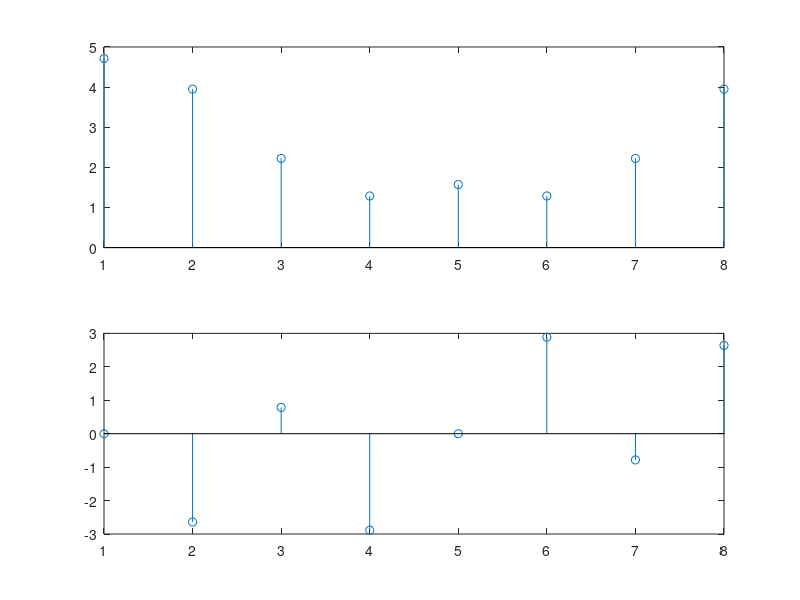

Reproduce this figure in MATLAB.
%Q1 to calculate DTFS we calculate FFT/N 
X1 = [0,0,1,2,3,0,0,0]
N1 = 8
x_fft1 = fft(X1,N1)/N1
figure(1);
subplot(211)
stem(abs(x_fft1*2*pi ))
subplot(212)
stem(angle(x_fft1 ))

%Q2 Inverse DFT
X2 = zeros([1,256])
X2(0+1) = 640
X2(16+1) = 256*exp(j*pi/4)
X2(240+1) = 256*exp(-j*pi/4)
x2 = ifft(X2)
%x2(0+1:5+1);

% ii) small omega = k * 2pi/N
%     big omega = k * 2pi/N * Fs 

% iii) use synthesis equation, form the close form of x[n], which is
% x[n] = 2.5+cos(2pi1/16n t+pi/3)
% hence x(t) = 2.5 + cos(1000pi t + pi/3) given Fs = 8k

 %x3 = [1,2,3,4] h[n] = [1,1]
 %N3 = 3  %and 5 6 7
 %x3 = ifft(fft([2,3,4,5],N3).*fft([1,1],N3))

% minimum is 5

% results are wrong due to truncation. => N-1 polynomials are defined by N
% points. You use any less will have error in approximation